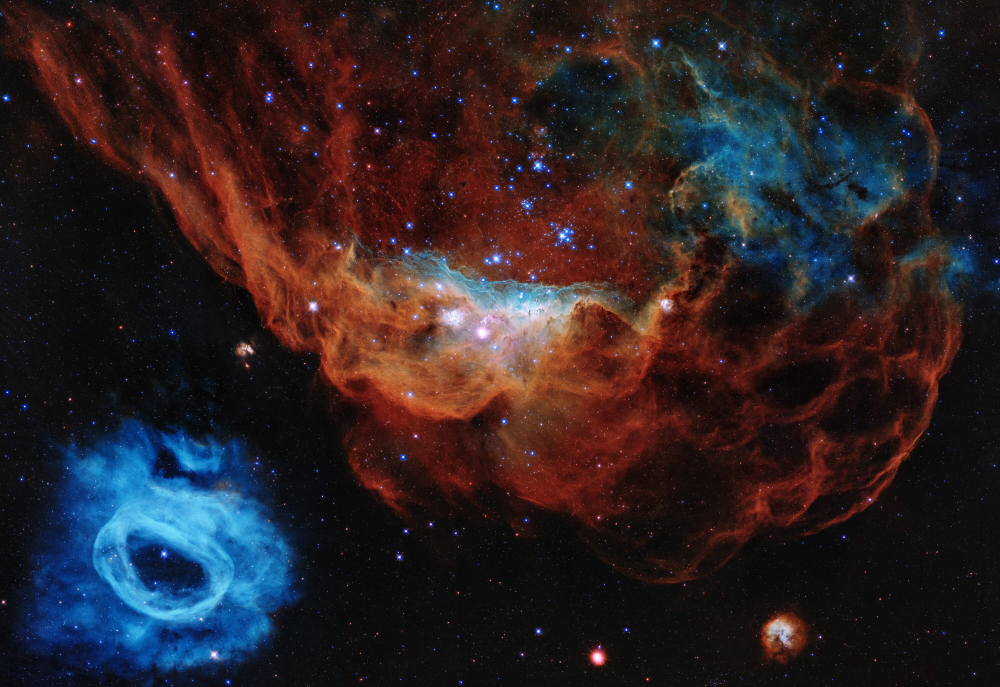
#> input picture assets/startup-nebula.jpg, 4000 x 2748 px (shown at 1/4 size); its folder holds only this picture in this run
$ python -i edge_native.py   (imports and definitions only)
#> lines starting #> are read from the running program, lines starting #| are printed output that depends on the picture
### processes/native/processing.py
from core.i18n import localize
import numpy as np
from scipy.ndimage import gaussian_filter,maximum_filter,label,find_objects

def image(data):
    a=np.asarray(data)
    if a.ndim not in (2,3) or (a.ndim==3 and a.shape[-1]!=3) or min(a.shape)==0 or a.dtype.kind not in 'fui':raise ValueError(localize('Требуется моно или RGB.'))
    return a

def luminance(data):
    a=image(data).astype(np.float64,copy=False)
    return a if a.ndim==2 else a[...,0]*.2126+a[...,1]*.7152+a[...,2]*.0722

# [34 lines left out: functions histogram, curve_points, transfer, block_rows, operation_memory, not called in this run]


def output_image(data):
    from core.resources import plan_resources, MIB
    size=data.size*8
    if size>min(64*MIB,plan_resources().budget//4):
        from core.disk_image import disk_array
        return disk_array(data.shape)
    return np.empty(data.shape,np.float64)


def copy_image(data):
    result=output_image(data);rows=block_rows(data)
    for top in range(0,data.shape[0],rows):result[top:top+rows]=data[top:top+rows]
    return result


# [147 lines left out: functions stretch_block, stretch, color_balance, detect_stars, analyze, _make_mask_full and 2 more, not called in this run]

### core/i18n.py
"""Language shared by the interface and its processing workers."""

if __package__:
    from .translations_en import ENGLISH
else:  # cuda_support.py can run directly under the isolated installer Python.
    from translations_en import ENGLISH

LANGUAGES = {'ru': 'Русский', 'en': 'English'}
_language = 'ru'


# [4 lines left out: function set_language, not called in this run]


def localize(source, english=None):
    if _language == 'en':
        return english if english is not None else ENGLISH.get(source, source)
    return source


# [29 lines left out: function configure_interface, not called in this run]

### processes/native/edge_correction.py
"""Smooth peripheral blend of a spatially restored image, without center changes."""
from core.i18n import localize
import numpy as np
from .processing import image,copy_image

def blend_edges(original,restored,strength=.7,mask=None,cancel=lambda:False,progress=lambda n,t:None):
 a=image(original);b=image(restored)
 if a.shape!=b.shape:raise ValueError(localize('Размер восстановленного кадра отличается.'))
 if not np.isfinite(strength) or not 0<=strength<=1:raise ValueError(localize('Некорректная сила.'))
 if mask is not None and (mask.shape!=a.shape[:2] or not np.isfinite(mask).all() or np.any((mask<0)|(mask>1))):raise ValueError(localize('Некорректная маска.'))
 out=copy_image(a)
 if strength==0:return out
 h,w=a.shape[:2];x=np.linspace(-1,1,w)[None,:]
 for y in range(0,h,128):
  if cancel():raise InterruptedError(localize('Отменено'))
  end=min(h,y+128);yy=np.linspace(-1,1,h)[y:end,None]
  # Elliptical field radius: central 35% protected, full blend at side centers.
  t=np.clip((np.sqrt(x*x+yy*yy)-.35)/.65,0,1);weight=strength*t*t*(3-2*t)
  if mask is not None:weight*=mask[y:end]
  if a.ndim==3:weight=weight[...,None]
  aa=a[y:end].astype(float);bb=b[y:end].astype(float)
  valid=np.isfinite(aa)&np.isfinite(bb)
  if a.ndim==3:valid=np.all(valid,axis=-1,keepdims=True)
  with np.errstate(invalid='ignore'):out[y:end]=np.where(valid&(weight>0),aa+(bb-aa)*weight,aa)
  progress(end,h)
 return out

### processes/native/edge_native.py
"""Bounded positive iterative PSF correction guided by ASTAP HFD measurements.

The native moment estimator remains available for numerical regression tests.
Overlapping reflected tiles share a circular extra-blur PSF across RGB.
"""
from core.i18n import localize
import numpy as np
from scipy.ndimage import gaussian_filter,maximum_filter
from .processing import image,luminance
from .edge_correction import blend_edges

def estimate_field(data,cancel=lambda:False):
 a=image(data);h,w=a.shape[:2];stars=[];points=[]
#> after `h, w = a.shape[:2]`: h = 2748; w = 4000
 for top in sorted(set(int(v) for v in np.linspace(0,max(0,h-512),3))):
  for left in sorted(set(int(v) for v in np.linspace(0,max(0,w-512),3))):
   if cancel():raise InterruptedError(localize('Отменено'))
   plane=luminance(a[top:top+512,left:left+512]);valid=np.isfinite(plane)
   if valid.sum()<100:continue
   scale=max(float(np.max(np.abs(plane[valid]))),np.finfo(float).tiny)
   clean=np.where(valid,plane/scale,np.median(plane[valid])/scale)
   residual=clean-gaussian_filter(clean,1);noise=1.4826*np.median(abs(residual-np.median(residual)))/.87
   signal=clean-gaussian_filter(clean,12)
   ys,xs=np.where((signal==maximum_filter(signal,11))&(signal>max(8*noise,1e-12)))
   for j in np.argsort(signal[ys,xs])[::-1][:100]:
    if cancel():raise InterruptedError(localize('Отменено'))
    y,x=int(ys[j]),int(xs[j]);r=12
    if min(y,x)<r or y+r>=plane.shape[0] or x+r>=plane.shape[1]:continue
    if any((left+x-px)**2+(top+y-py)**2<24**2 for px,py in points):continue
    patch=clean[y-r:y+r+1,x-r:x+r+1]
    if not valid[y-r:y+r+1,x-r:x+r+1].all():continue
    bg=np.median(np.r_[patch[0],patch[-1],patch[:,0],patch[:,-1]]);peak=patch.max()-bg
    if peak<=0 or (patch>=patch.max()-peak*1e-6).sum()>3:continue
    weights=np.maximum(patch-bg-max(2*noise,.02*peak),0);total=weights.sum()
    if total<=0:continue
    yy,xx=np.mgrid[-r:r+1,-r:r+1];cx=(weights*xx).sum()/total;cy=(weights*yy).sum()/total
    if abs(cx)>2 or abs(cy)>2:continue
    if (weights[0].sum()+weights[-1].sum()+weights[:,0].sum()+weights[:,-1].sum())/total>.005:continue
    xx=xx-cx;yy=yy-cy
    cov=np.array([[(weights*xx*xx).sum(),(weights*xx*yy).sum()],[(weights*xx*yy).sum(),(weights*yy*yy).sum()]])/total
    eigen=np.linalg.eigvalsh(cov)
    if eigen[0]<.5 or eigen[1]>25 or eigen[1]/eigen[0]>6:continue
    stars.append(cov);points.append((left+x,top+y))
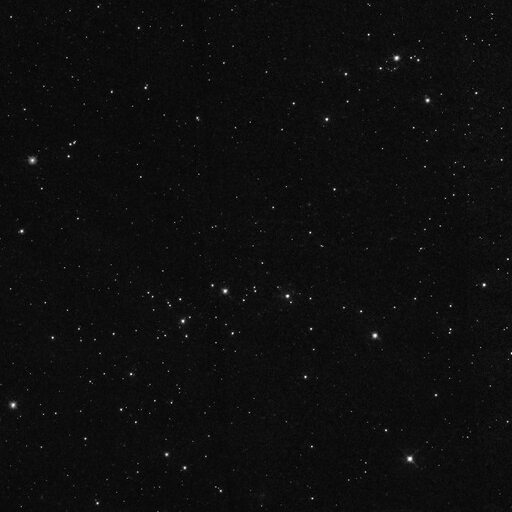
#> clean: shape (512, 512) float64; min 0, max 1, mean 0.0551
#> valid: shape (512, 512) bool; every value is 1
#> after the loop, points = 40 pairs, first value 14 to 3981, second value 24 to 2727; stars = 40 items, first 6: [[1.66, 0.279], [0.279, 2.37]], [[2.62, -0.482], [-0.482, 0.819]], [[4.01, -0.376], [-0.376, 19.95]], [[1.97, -0.476], [-0.476, 4.25]], [[3.88, 2.77], [2.77, 11.51]], [[7, -0.388], [-0.388, 5.77]]
 if len(stars)<8:raise ValueError(localize('Нужно не менее 8 изолированных незасвеченных звёзд для встроенной коррекции.'))
 covariances=np.asarray(stars);target=float(np.percentile(np.linalg.eigvalsh(covariances)[:,0],25))
#> after `target = float(np.percentile(np.linalg.eigvalsh(covariances)[:, 0], 25`: target = 2.49
 return np.asarray(points),covariances,target

def correct_edges(data,strength=.7,mask=None,cancel=lambda:False,progress=lambda n,t:None,note=lambda text:None,astap=None):
 a=image(data)
 # Validate the mask and strength before estimating or allocating tile buffers.
 if not np.isfinite(strength) or not 0<=strength<=1:raise ValueError(localize('Некорректная сила.'))
 if mask is not None and (mask.shape!=a.shape[:2] or not np.isfinite(mask).all() or np.any((mask<0)|(mask>1))):raise ValueError(localize('Некорректная маска.'))
 if cancel():raise InterruptedError(localize('Отменено'))
 if strength==0 or (mask is not None and not mask.any()):return a.astype(float,copy=True)
 if astap is not None:
  from .edge_astap import measure_field
  points,covariances,target=measure_field(a,astap,cancel,note)
 else:points,covariances,target=estimate_field(a,cancel)
#> target = 2.49
 note(localize('Astra PSF: звёзд {0}, опорная сигма: {1:.2f} пикс.').format(len(points), np.sqrt(target)))
 h,w=a.shape[:2];tile=192;stride=96;halo=32
#> after `h, w = a.shape[:2]`: h = 2748; w = 4000
 ys=list(range(0,h,stride));xs=list(range(0,w,stride));total=len(ys)*len(xs);done=0;used=0
#> after `ys = list(range(0, h, stride))`: ys = 29 values from 0 to 2688
#> after `xs = list(range(0, w, stride))`: xs = 42 values from 0 to 3936
#> after `total = len(ys) * len(xs)`: total = 1218
 out=np.zeros(a.shape,np.float64);coverage=np.zeros((h,w),np.float64)
 for y in ys:
  for x in xs:
   if cancel():raise InterruptedError(localize('Отменено'))
   y1=min(h,y+tile);x1=min(w,x+tile);center=np.array([(x+x1)/2,(y+y1)/2])
   distance=np.linalg.norm(points-center,axis=1);indices=np.argsort(distance)[:min(7,len(points))]
   reliable=(distance[indices]<max(64,.4*np.hypot(h,w)))
   cov=np.median(covariances[indices[reliable]],axis=0) if reliable.sum()>=3 else np.eye(2)*target
   eig,vec=np.linalg.eigh(cov-np.eye(2)*target);extra=(vec*np.clip(eig,0,9))@vec.T
   ya=max(0,y-halo);yb=min(h,y1+halo);xa=max(0,x-halo);xb=min(w,x1+halo)
   patch=a[ya:yb,xa:xb].astype(float);finite=np.isfinite(patch)
   if a.ndim==3:finite=finite.all(axis=-1)
   pad=((max(0,halo-y),max(0,y1+halo-h)),(max(0,halo-x),max(0,x1+halo-w)))
   ph=y1-y+2*halo;pw=x1-x+2*halo
   sigma=float(np.sqrt(min(1.44,max(0,np.trace(extra)/2))))
   region=a[y:y1,x:x1].astype(float,copy=True)
   if np.max(np.linalg.eigvalsh(extra))>.05 and finite.any():
    used+=1
    for c in range(1 if a.ndim==2 else 3):
     if cancel():raise InterruptedError(localize('Отменено'))
     plane=patch if a.ndim==2 else patch[...,c];background=float(np.median(plane[finite]));scale=max(float(np.max(np.abs(plane[finite]))),1.)
     clean=np.where(finite,plane/scale-background/scale,0);clean=np.pad(clean,pad,mode='reflect')
     # Positive, damped Richardson-Lucy updates avoid the negative lobes of
     # the former inverse Fourier kernel. Limit iterations and local change.
     baseline=float(np.percentile(clean,10));signal=np.maximum(clean-baseline,0)
     restored_signal=signal.copy();epsilon=max(float(signal.max())*1e-6,1e-15)
     for iteration in range(5):
      if cancel():raise InterruptedError(localize('Отменено'))
      blurred=gaussian_filter(restored_signal,sigma,mode='reflect')
      ratio=(signal+epsilon)/(blurred+epsilon)
      correction=gaussian_filter(ratio,sigma,mode='reflect')
      restored_signal*=np.clip(correction,.8,1.2)
     # Suppress corrections below the high-frequency noise estimate.
     residual=signal-gaussian_filter(signal,1)
     noise=1.4826*np.median(abs(residual-np.median(residual)))
     confidence=np.clip(signal/max(5*noise,epsilon),0,1)
     restored_signal=signal+confidence*np.clip(restored_signal-signal,-.35*signal,.5*signal)
     restored=(restored_signal+baseline)[halo:halo+y1-y,halo:halo+x1-x]*scale+background
     # Do not spread arbitrary filled samples around undefined input pixels.
     safe=maximum_filter((~finite).astype(np.uint8),size=2*halo+1)[y-ya:y1-ya,x-xa:x1-xa]==0
     original=a[y:y1,x:x1] if a.ndim==2 else a[y:y1,x:x1,c]
     restored=np.where(safe,restored,original)
     if a.ndim==2:region=restored
     else:region[...,c]=restored
   window=np.sin(np.pi*(np.arange(y1-y)+.5)/(y1-y))[:,None]**2*np.sin(np.pi*(np.arange(x1-x)+.5)/(x1-x))[None,:]**2
   out[y:y1,x:x1]+=np.where(np.isfinite(region),region,0)*(window if a.ndim==2 else window[...,None]);coverage[y:y1,x:x1]+=window
   done+=1;progress(done,total)
#> clean: shape (124, 128) float64
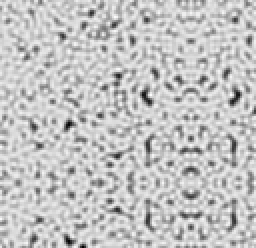
#> correction: shape (124, 128) float64 (shown 2 times larger); min 0.33, max 1.12, mean 0.934; drawn with min black and max white
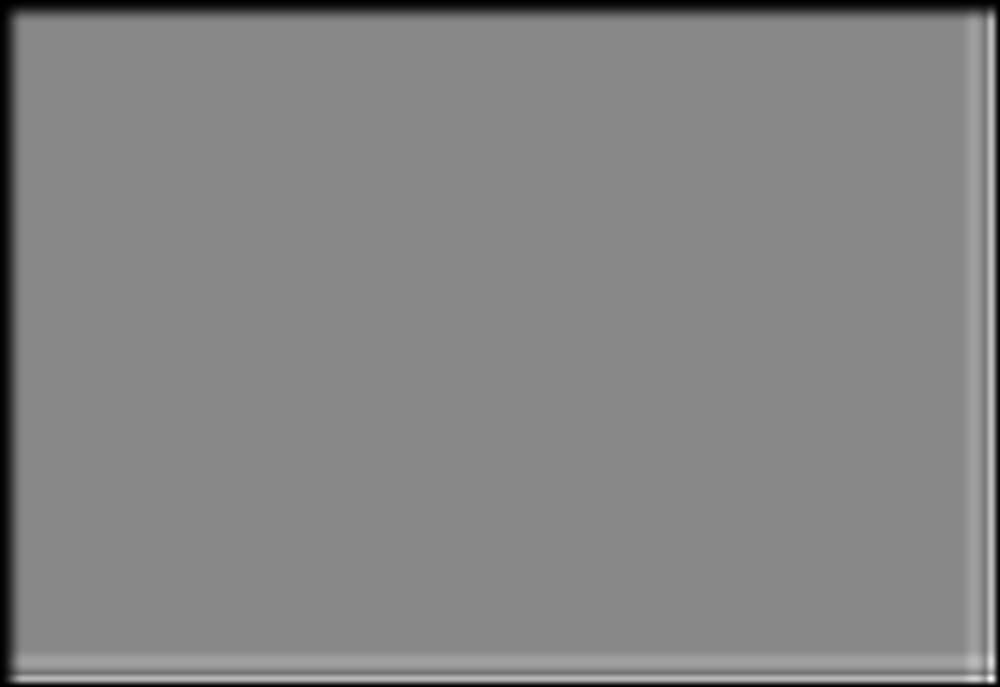
#> coverage: shape (2748, 4000) float64 (shown at 1/4 size); min 4.48e-09, max 1.88, mean 0.971; drawn with min black and max white
#> finite: shape (92, 96) bool; every value is 1
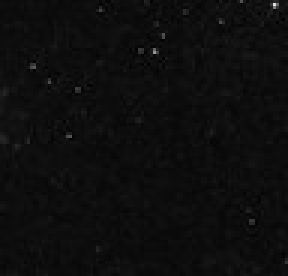
#> patch: shape (92, 96) float64 (shown 3 times larger); min 0, max 219, mean 13.7
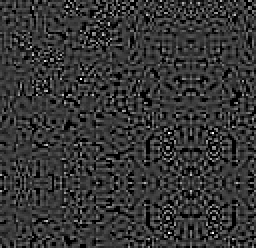
#> ratio: shape (124, 128) float64 (shown 2 times larger); min 8.01e-06, max 4.43, mean 0.934; drawn with min black and max white
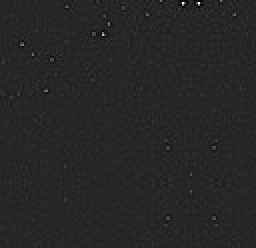
#> residual: shape (124, 128) float64 (shown 2 times larger); min -0.116, max 0.638, mean -7.77e-19; drawn with min black and max white
#> safe: shape (60, 64) bool; every value is 1
#> signal: shape (124, 128) float64
#> after the loop, done = 1218; used = 1218
 out/=coverage if a.ndim==2 else coverage[...,None]
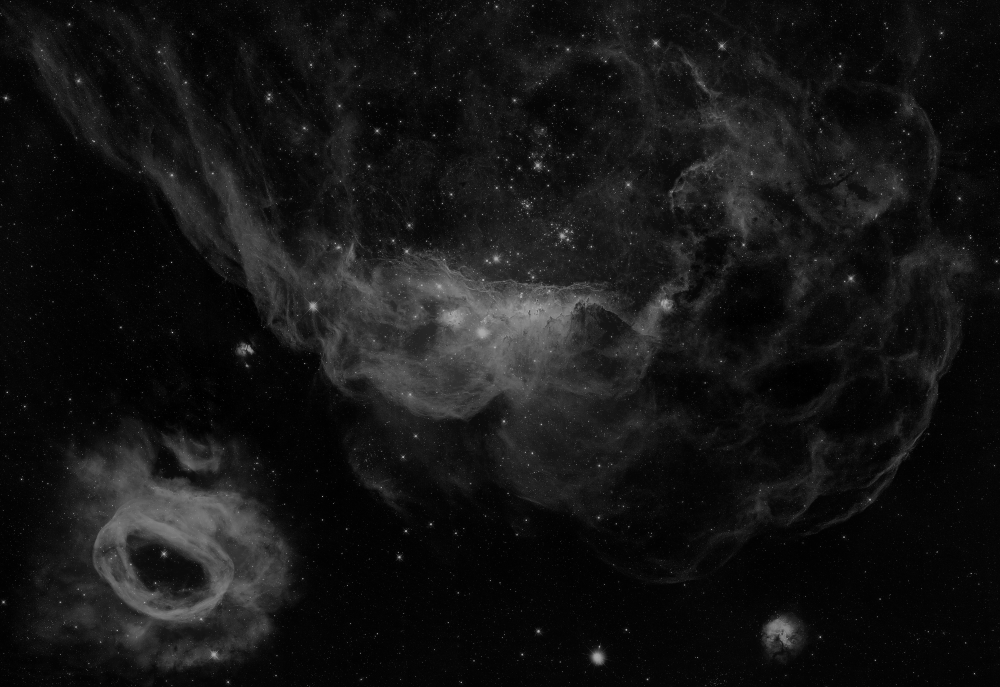
#> out: shape (2748, 4000) float64 (shown at 1/4 size); min 6, max 379, mean 37.5; drawn with min black and max white
 if not used:
  note(localize('Надёжного дополнительного размытия краёв не найдено.'))
  return a.astype(float,copy=True)
 valid=np.isfinite(a)
#> valid: shape (2748, 4000) bool; every value is 1
 if not np.isfinite(out[valid]).all():raise ValueError(localize('Переполнение при коррекции.'))
 out=np.where(valid,out,a)
 return blend_edges(a,out,strength,mask,cancel)

>>> import cv2
>>> picture = cv2.imread('../../assets/startup-nebula.jpg', cv2.IMREAD_GRAYSCALE)
#> (the run stopped early here; a loop or call above may not have finished)
